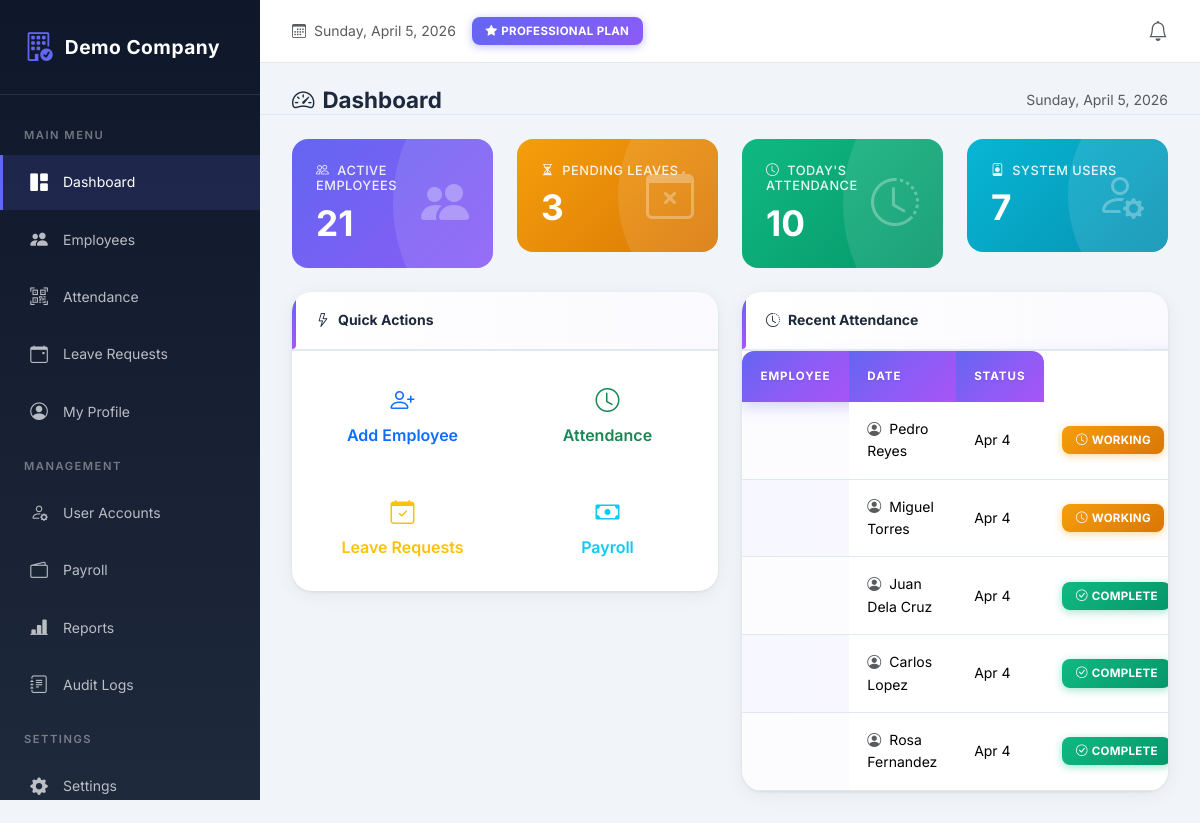
The app's page /modules/dashboard.php (signed in) with its own data.
### tables this page shows
CREATE TABLE attendance (
    id INT AUTO_INCREMENT PRIMARY KEY,
    company_id INT NOT NULL,
    employee_id INT NOT NULL,
    date DATE NOT NULL,
    time_in TIME NULL,
    time_out TIME NULL,
    notes VARCHAR(255),
    UNIQUE KEY uniq_attendance(company_id, employee_id, date)
);

CREATE TABLE employees (
    id INT AUTO_INCREMENT PRIMARY KEY,
    company_id INT NOT NULL,
    employee_code VARCHAR(30),
    first_name VARCHAR(100) NOT NULL,
    last_name VARCHAR(100) NOT NULL,
    email VARCHAR(150) NOT NULL,
    phone VARCHAR(50),
    department_id INT NULL,
    position_id INT NULL,
    hire_date DATE NULL,
    basic_salary DECIMAL(10,2) DEFAULT 0,
    status ENUM('active','inactive') DEFAULT 'active',
    created_at DATETIME DEFAULT CURRENT_TIMESTAMP,
    UNIQUE KEY uniq_emp_code(company_id, employee_code),
    UNIQUE KEY uniq_emp_email(company_id, email)
);

### includes/functions.php (called while the page is built, shortened)
<?php
function e($s) {
    return htmlspecialchars($s ?? "", ENT_QUOTES, "UTF-8");
}

### modules/dashboard.php (the view, shortened to what this page needs)
<?php
require_once __DIR__.'/../config/db.php'; require_once __DIR__.'/../includes/auth.php';
require_once __DIR__.'/../includes/header.php'; require_once __DIR__.'/../includes/nav.php'; require_login();
$hasSaas = $pdo->query("SHOW COLUMNS FROM employees LIKE 'company_id'")->fetch();
$cid = $hasSaas ? (company_id() ?? 1) : null;
if($hasSaas && $cid) {
    $emp=$pdo->prepare("SELECT COUNT(*) c FROM employees WHERE company_id=? AND status='active'");
    $emp->execute([$cid]); $emp=$emp->fetch()['c'];
    $lv=$pdo->prepare("SELECT COUNT(*) c FROM leave_requests WHERE company_id=? AND status='pending'");
    $lv->execute([$cid]); $lv=$lv->fetch()['c'];
    $att=$pdo->prepare("SELECT COUNT(*) c FROM attendance WHERE company_id=? AND date=CURDATE()");
    $att->execute([$cid]); $att=$att->fetch()['c'];
    $users=$pdo->prepare("SELECT COUNT(*) c FROM users WHERE company_id=? AND is_active=1");
    $users->execute([$cid]); $users=$users->fetch()['c'];
}
?>
<div class="page-header d-flex justify-content-between align-items-center">
  <h4><i class="bi bi-speedometer2 me-2"></i>Dashboard</h4>
  <span class="text-muted"><?= date('l, F j, Y') ?></span>
</div>
<div class="row g-4 mb-4">
  <div class="col-md-6 col-lg-3">
    <div class="stat-card primary">
      <h6><i class="bi bi-people me-2"></i>Active Employees</h6>
      <h2><?= $emp ?></h2>
      <i class="bi bi-people-fill icon"></i>
    </div>
  </div>
  <div class="col-md-6 col-lg-3">
    <div class="stat-card warning">
      <h6><i class="bi bi-hourglass-split me-2"></i>Pending Leaves</h6>
      <h2><?= $lv ?></h2>
      <i class="bi bi-calendar-x icon"></i>
    </div>
  </div>
  <div class="col-md-6 col-lg-3">
    <div class="stat-card success">
      <h6><i class="bi bi-clock me-2"></i>Today's Attendance</h6>
      <h2><?= $att ?></h2>
      <i class="bi bi-clock-history icon"></i>
    </div>
  </div>
  <div class="col-md-6 col-lg-3">
    <div class="stat-card info">
      <h6><i class="bi bi-person-badge me-2"></i>System Users</h6>
      <h2><?= $users ?></h2>
      <i class="bi bi-person-gear icon"></i>
    </div>
  </div>
</div>
<div class="row g-4">
  <div class="col-lg-6">
    <div class="card">
      <div class="card-header"><i class="bi bi-lightning me-2"></i>Quick Actions</div>
      <div class="card-body">
        <div class="row g-3">
          <div class="col-6"><a href="employees/index.php" class="btn btn-outline-primary w-100 py-3"><i class="bi bi-person-plus d-block fs-4 mb-1"></i>Add Employee</a></div>
          <div class="col-6"><a href="attendance/index.php" class="btn btn-outline-success w-100 py-3"><i class="bi bi-clock d-block fs-4 mb-1"></i>Attendance</a></div>
          <div class="col-6"><a href="leaves/index.php" class="btn btn-outline-warning w-100 py-3"><i class="bi bi-calendar-check d-block fs-4 mb-1"></i>Leave Requests</a></div>
          <div class="col-6"><a href="payroll/index.php" class="btn btn-outline-info w-100 py-3"><i class="bi bi-cash d-block fs-4 mb-1"></i>Payroll</a></div>
        </div>
      </div>
    </div>
  </div>
  <div class="col-lg-6">
    <div class="card">
      <div class="card-header"><i class="bi bi-clock-history me-2"></i>Recent Attendance</div>
      <div class="card-body p-0">
        <?php
        $hasSaas = $pdo->query("SHOW COLUMNS FROM attendance LIKE 'company_id'")->fetch();
        $cid = $hasSaas ? (company_id() ?? 1) : null;
        if($hasSaas && $cid) {
            $st = $pdo->prepare("SELECT a.*, e.first_name, e.last_name FROM attendance a JOIN employees e ON e.id=a.employee_id WHERE a.company_id=? ORDER BY a.date DESC, a.time_in DESC LIMIT 5");
            $st->execute([$cid]);
            $recent = $st->fetchAll();
        } else {
            $recent = $pdo->query("SELECT a.*, e.first_name, e.last_name FROM attendance a JOIN employees e ON e.id=a.employee_id ORDER BY a.date DESC, a.time_in DESC LIMIT 5")->fetchAll();
        }
        if($recent): ?>
        <table class="table table-hover mb-0">
          <thead><tr><th>Employee</th><th>Date</th><th>Status</th></tr></thead>
          <tbody>
          <?php foreach($recent as $r): ?>
          <tr>
            <td><i class="bi bi-person-circle me-2 text-muted"></i><?= e($r['first_name'].' '.$r['last_name']) ?></td>
            <td><?= date('M j', strtotime($r['date'])) ?></td>
            <td>
              <?php if($r['time_out']): ?>
                <span class="badge bg-success"><i class="bi bi-check-circle me-1"></i>Complete</span>
              <?php else: ?>
                <span class="badge bg-warning"><i class="bi bi-clock me-1"></i>Working</span>
              <?php endif; ?>
            </td>
          </tr>
          <?php endforeach; ?>
          </tbody>
        </table>
        <?php endif; ?>
      </div>
    </div>
  </div>
</div>
<?php require_once __DIR__.'/../includes/footer.php'; ?>

### includes/header.php (shortened to what this page needs)
<?php require_once __DIR__ . '/../config/config.php'; $theme = $_SESSION['user']['theme'] ?? 'light'; ?>
<!doctype html><html data-bs-theme="<?= $theme ?>"><head>
<link href="https://cdn.jsdelivr.net/npm/bootstrap@5.3.3/dist/css/bootstrap.min.css" rel="stylesheet">
<link href="https://cdn.jsdelivr.net/npm/bootstrap-icons@1.11.3/font/bootstrap-icons.css" rel="stylesheet">
<link href="<?= BASE_URL ?>/public/assets/css/style.css" rel="stylesheet">
</head><body class="theme-<?= $theme ?>">
<div class="app-wrapper">

### includes/nav.php (shortened to what this page needs)
<?php
$u=$_SESSION['user']??null;
$company=$_SESSION['company']??null;
$currentPage = basename($_SERVER['PHP_SELF']);
$currentDir = basename(dirname($_SERVER['PHP_SELF']));
$features = json_decode($company['features'] ?? '{}', true);
$navSettings = json_decode($company['nav_settings'] ?? '{}', true);
$sidebarColor = $navSettings['sidebar_color'] ?? 'default';
$companyLogo = $company['logo_url'] ?? '';
?>
<?php if($u): ?>
<aside class="sidebar d-lg-block offcanvas-lg offcanvas-start <?= $sidebarColor !== 'default' ? 'sidebar-'.$sidebarColor : '' ?>" id="sidebar">
    <div class="sidebar-header">
        <?php if($companyLogo): ?>
            <img src="<?= e($companyLogo) ?>" alt="Logo" style="height:36px;border-radius:8px;" class="sidebar-logo">
        <?php else: ?>
            <i class="bi bi-building-check"></i>
        <?php endif; ?>
        <span><?= e($company['name'] ?? 'HRMS') ?></span>
    </div>
    <nav class="sidebar-nav">
        <div class="nav-section">MAIN MENU</div>
        <a href="<?= BASE_URL ?>/modules/dashboard.php" class="nav-item <?= $currentPage==='dashboard.php'?'active':'' ?>">
            <i class="bi bi-grid-1x2-fill"></i>
            <span>Dashboard</span>
        </a>
        <a href="<?= BASE_URL ?>/modules/employees/index.php" class="nav-item <?= $currentDir==='employees'?'active':'' ?>">
            <i class="bi bi-people-fill"></i>
            <span>Employees</span>
        </a>
        <a href="<?= BASE_URL ?>/modules/attendance/index.php" class="nav-item <?= $currentDir==='attendance'?'active':'' ?>">
            <i class="bi bi-qr-code-scan"></i>
            <span>Attendance</span>
        </a>
        <a href="<?= BASE_URL ?>/modules/leaves/index.php" class="nav-item <?= $currentDir==='leaves'?'active':'' ?>">
            <i class="bi bi-calendar-event"></i>
            <span>Leave Requests</span>
        </a>
        <a href="<?= BASE_URL ?>/modules/profile/index.php" class="nav-item <?= $currentDir==='profile'?'active':'' ?>">
            <i class="bi bi-person-circle"></i>
            <span>My Profile</span>
        </a>
        <?php if(in_array($u['role'], ['Admin', 'HR Officer'])): ?>
        <div class="nav-section">MANAGEMENT</div>
        <?php if($u['role'] === 'Admin'): ?>
        <a href="<?= BASE_URL ?>/modules/users/index.php" class="nav-item <?= $currentDir==='users'?'active':'' ?>">
            <i class="bi bi-person-gear"></i>
            <span>User Accounts</span>
        </a>
        <?php endif; ?>
        <?php if($features['payroll'] ?? true): ?>
        <a href="<?= BASE_URL ?>/modules/payroll/index.php" class="nav-item <?= $currentDir==='payroll'?'active':'' ?>">
            <i class="bi bi-wallet2"></i>
            <span>Payroll</span>
        </a>
        <?php endif; ?>
        <?php if($features['reports'] ?? true): ?>
        <a href="<?= BASE_URL ?>/modules/reports/index.php" class="nav-item <?= $currentDir==='reports'?'active':'' ?>">
            <i class="bi bi-bar-chart-line-fill"></i>
            <span>Reports</span>
        </a>
        <?php endif; ?>
        <?php if(in_array($u['role'], ['Admin','HR Officer'])): ?>
        <a href="<?= BASE_URL ?>/modules/audit/logs.php" class="nav-item <?= $currentDir==='audit'?'active':'' ?>">
            <i class="bi bi-journal-text"></i>
            <span>Audit Logs</span>
        </a>
        <?php endif; ?>
        <div class="nav-section">SETTINGS</div>
        <a href="<?= BASE_URL ?>/modules/settings/index.php" class="nav-item <?= $currentDir==='settings'?'active':'' ?>">
            <i class="bi bi-gear-fill"></i>
            <span>Settings</span>
        </a>
        <?php endif; ?>
    </nav>
</aside>
<main class="main-content">
    <div class="top-bar d-none d-lg-flex">
        <div class="d-flex align-items-center">
            <span class="text-muted me-3"><i class="bi bi-calendar3 me-2"></i><?= date('l, F j, Y') ?></span>
            <?php if($company): ?>
            <span class="badge bg-<?= $company['plan']==='free'?'secondary':($company['plan']==='enterprise'?'warning':'primary') ?>">
                <i class="bi bi-star-fill me-1"></i><?= ucfirst($company['plan']) ?> Plan
            </span>
            <?php endif; ?>
        </div>
        <div class="d-flex align-items-center gap-3">
            <div class="dropdown">
                <button class="btn btn-link text-muted p-0 position-relative" data-bs-toggle="dropdown">
                    <i class="bi bi-bell fs-5"></i>
                </button>
            </div>
        </div>
    </div>
<?php endif; ?>

### includes/footer.php (shortened to what this page needs)
<?php require_once __DIR__.'/csrf.php'; $u=$_SESSION['user']??null; ?>
<?php if($u): ?></main><?php endif; ?>
</div>
<div class="toast-container position-fixed bottom-0 end-0 p-3" id="toast-container"></div>
</body></html>

### records on screen
attendance: employee.last_name "Pedro Reyes", date "Apr 4", shows "WORKING"
attendance: employee.last_name "Miguel Torres", date "Apr 4", shows "WORKING"
attendance: employee.last_name "Juan Dela Cruz", date "Apr 4", time_out "COMPLETE"
attendance: employee.last_name "Carlos Lopez", date "Apr 4", time_out "COMPLETE"
attendance: employee.last_name "Rosa Fernandez", date "Apr 4", time_out "COMPLETE"

### other values on screen
$company['name'] "Demo Company"
$company['plan'] "PROFESSIONAL"
$emp "21"
$lv "3"
$att "10"
$users "7"
